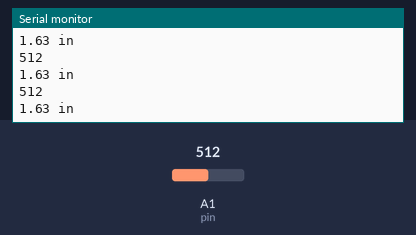
A sketch run on a simulated Arduino Uno, built with avr-gcc and run on an emulated ATmega328P. Shown: the last lines printed to the serial monitor. Inputs (shaded band) come from the test bench; at power-on: A1 (pin) = 512.

Above: at 1.3 s.
1.4 s: A1 (pin) set to 716
At 1.81 s:
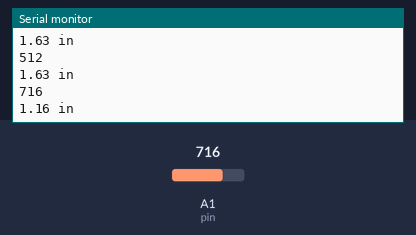
2.9 s: A1 (pin) set to 900
At 3.31 s:
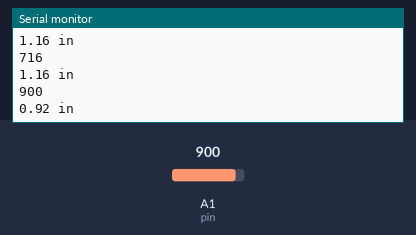
Timing chart, 0 to 5.9 s (numbered marks = the images above; inputs shaded):
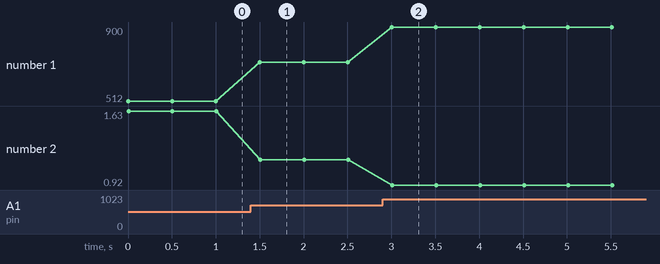

Measured:
- after the input at 1.4 s, the serial monitor: prints a new line after 0.10 s (image 1)
- after the input at 2.9 s, the serial monitor: prints a new line after 0.11 s (image 2)
- plotted number 1: 512 → 716 after the input at 1.4 s, 716 → 900 after the input at 2.9 s
- plotted number 2: 1.63 → 1.16 after the input at 1.4 s, 1.16 → 0.92 after the input at 2.9 s

The sketch:

distance_demo.ino
```cpp
/******** start code ********/
/*
 *	created		2013-07-29
 *	by		lisper (leyapin@gmail.com)
 *	function	test GP2Y0A41SK0F
 *
 */

//connect gp2d120x to A1
#define pin A1

void setup () {
        Serial.begin (9600);
        pinMode(pin, INPUT);
}

void loop () {
        uint16_t value = analogRead (pin);
        double distance = get_gp2d120x (value); //Convert the analog voltage to the distance
        Serial.println (value);                 //Print the data to the arduino serial monitor
        Serial.print (distance / 2.54);
        Serial.println (" in");
        Serial.println ();
        delay (500);                            //Delay 0.5s
}

//return distance (cm)
double get_gp2d120x (uint16_t value) {
        // Long Range
        /*
        if (value < 25)  value = 25;
        return 9646.0 / (value - 16.92);
        */

        // Short Range
        if (value < 16) value = 16;
        return 2076.0 / (value - 11);
}

/******** end code ********/
```
